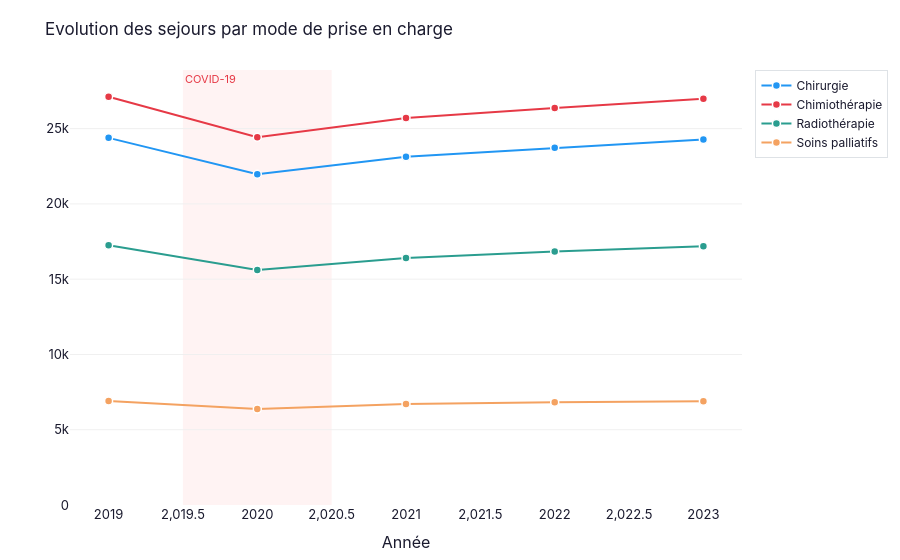

Notebook source saved alongside this figure:
### Code cell
melted = aphp_total.melt(id_vars=['annee'], value_vars=list(TREATMENT_COLS.keys()),
                         var_name='type_sejour', value_name='nb_sejours')
melted['label'] = melted['type_sejour'].map(TREATMENT_COLS)
fig_sejours = line_evolution(melted, 'annee', 'nb_sejours', 'label',
                             'Evolution des sejours par mode de prise en charge',
                             entities=list(TREATMENT_COLS.values()), y_zero=True)
fig_sejours.show()

### Figure 1 — Plotly figure (JSON) as saved in the notebook; plotly's stock layout.template omitted (floating-point values rounded to 4 significant figures)
{"data": [{"customdata": [null, "-9.9%", "+5.3%", "+2.6%", "+2.3%"], "hovertemplate": "<b>Chirurgie</b><br>%{y:,.0f}<br>Évol. N-1 : %{customdata}<extra></extra>", "line": {"color": "#2196F3", "dash": "solid", "width": 2}, "marker": {"color": "#2196F3", "line": {"color": "white", "width": 1.5}, "size": 8}, "mode": "lines+markers", "name": "Chirurgie", "type": "scatter", "x": [2019, 2020, 2021, 2022, 2023], "y": [24385, 21968, 23130, 23720, 24275]}, {"customdata": [null, "-9.9%", "+5.3%", "+2.6%", "+2.3%"], "hovertemplate": "<b>Chimiothérapie</b><br>%{y:,.0f}<br>Évol. N-1 : %{customdata}<extra></extra>", "line": {"color": "#E63946", "dash": "solid", "width": 2}, "marker": {"color": "#E63946", "line": {"color": "white", "width": 1.5}, "size": 8}, "mode": "lines+markers", "name": "Chimiothérapie", "type": "scatter", "x": [2019, 2020, 2021, 2022, 2023], "y": [27115, 24421, 25708, 26371, 26975]}, {"customdata": [null, "-9.5%", "+5.1%", "+2.6%", "+2.1%"], "hovertemplate": "<b>Radiothérapie</b><br>%{y:,.0f}<br>Évol. N-1 : %{customdata}<extra></extra>", "line": {"color": "#2A9D8F", "dash": "solid", "width": 2}, "marker": {"color": "#2A9D8F", "line": {"color": "white", "width": 1.5}, "size": 8}, "mode": "lines+markers", "name": "Radiothérapie", "type": "scatter", "x": [2019, 2020, 2021, 2022, 2023], "y": [17251, 15607, 16403, 16834, 17180]}, {"customdata": [null, "-7.7%", "+5.2%", "+1.9%", "+1.0%"], "hovertemplate": "<b>Soins palliatifs</b><br>%{y:,.0f}<br>Évol. N-1 : %{customdata}<extra></extra>", "line": {"color": "#F4A261", "dash": "solid", "width": 2}, "marker": {"color": "#F4A261", "line": {"color": "white", "width": 1.5}, "size": 8}, "mode": "lines+markers", "name": "Soins palliatifs", "type": "scatter", "x": [2019, 2020, 2021, 2022, 2023], "y": [6907, 6373, 6702, 6832, 6899]}], "layout": {"annotations": [{"font": {"color": "#E63946", "size": 11}, "showarrow": false, "text": "COVID-19", "x": 2020.0, "xanchor": "left", "xref": "x", "y": 1, "yanchor": "top", "yref": "y domain"}], "font": {"color": "#1A1A2E", "family": "Inter, Arial, sans-serif", "size": 13}, "hovermode": "x unified", "legend": {"bgcolor": "rgba(255,255,255,0.95)", "bordercolor": "#DEE2E6", "borderwidth": 1, "font": {"size": 12}}, "margin": {"b": 50, "l": 70, "r": 30, "t": 70}, "paper_bgcolor": "white", "plot_bgcolor": "white", "shapes": [{"fillcolor": "#FFE8E8", "layer": "below", "line": {"width": 0}, "opacity": 0.5, "type": "rect", "x0": 2020.0, "x1": 2020.0, "xref": "x", "y0": 0, "y1": 1, "yref": "y domain"}], "title": {"font": {"size": 17}, "text": "Evolution des sejours par mode de prise en charge"}, "xaxis": {"showgrid": false, "title": {"text": "Année"}, "zeroline": false}, "yaxis": {"gridcolor": "#F0F0F0", "rangemode": "tozero", "showgrid": true, "title": {"text": ""}, "zeroline": false}}}
